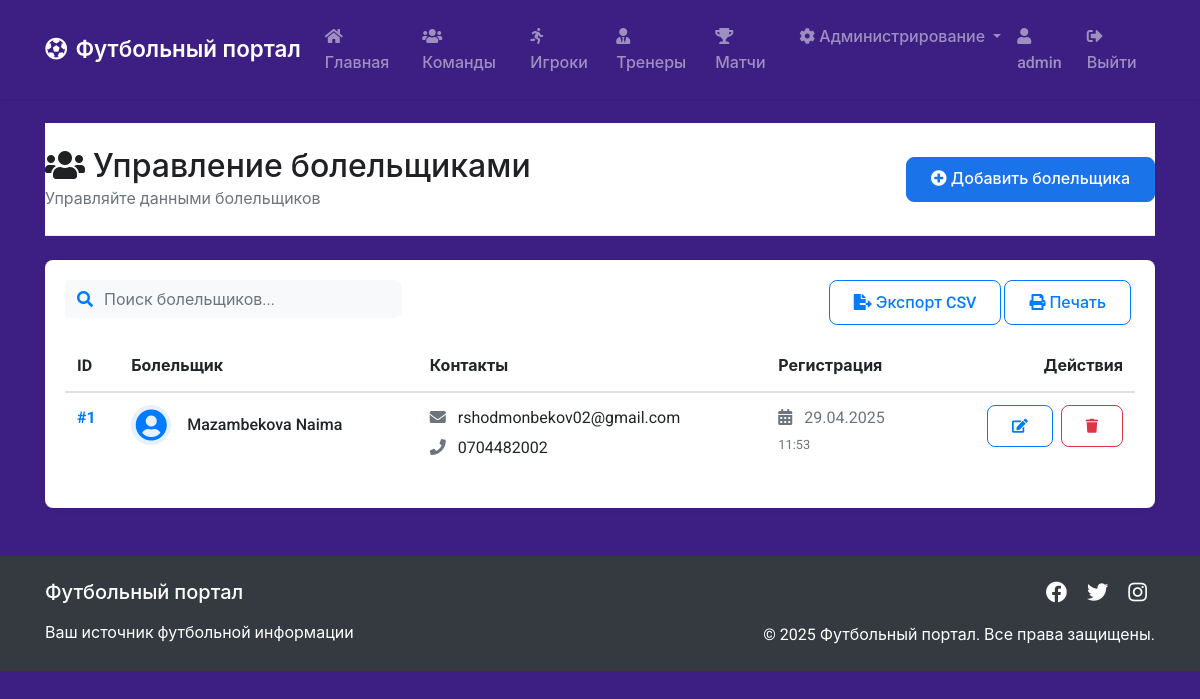
Page /admin/fans (signed in) on the committed database.
### app.py (models this page shows, shortened)
class User(db.Model, UserMixin):
    id = db.Column(db.Integer, primary_key=True)
    username = db.Column(db.String(20), unique=True, nullable=False)
    email = db.Column(db.String(120), unique=True, nullable=False)
    password = db.Column(db.String(60), nullable=False)
    is_admin = db.Column(db.Boolean, default=False)

class Fan(db.Model):
    fan_id = db.Column(db.Integer, primary_key=True)
    first_name = db.Column(db.String(50), nullable=False)
    last_name = db.Column(db.String(50), nullable=False)
    email = db.Column(db.String(120), nullable=False)
    phone = db.Column(db.String(20), nullable=False)
    registration_date = db.Column(db.DateTime, nullable=False, default=datetime.utcnow)

### app.py (the view)
@app.route('/admin/fans')
@login_required
@admin_required
def admin_fans():
    fans = Fan.query.all()
    return render_template('admin/fans.html', title='Управление болельщиками', fans=fans)

### app.py (called while the page is built)
@login_manager.user_loader
def load_user(user_id):
    return User.query.get(int(user_id))

def admin_required(f):
    @wraps(f)
    def decorated_function(*args, **kwargs):
        if not current_user.is_authenticated or not current_user.is_admin:
            flash('Для доступа к этой странице требуются права администратора.', 'danger')
            return redirect(url_for('index'))
        return f(*args, **kwargs)
    return decorated_function

### templates/admin/fans.html (shortened to what this page needs)
{% extends "base.html" %}
{% block content %}
<div class="admin-header mb-4">
    <div class="row align-items-center">
        <div class="col-md-6">
            <h2 class="mb-0">
                <i class="fas fa-users mr-2"></i>Управление болельщиками
            </h2>
            <p class="text-muted mb-0">Управляйте данными болельщиков</p>
        </div>
        <div class="col-md-6 text-md-right mt-3 mt-md-0">
            <a href="{{ url_for('new_fan') }}" class="btn btn-primary">
                <i class="fas fa-plus-circle mr-1"></i>Добавить болельщика
            </a>
        </div>
    </div>
</div>
<div class="row mb-4">
    <div class="col-12">
        <div class="card shadow-sm">
            <div class="card-body">
                <div class="row mb-3">
                    <div class="col-md-4">
                        <div class="search-box">
                            <div class="input-group">
                                <div class="input-group-prepend">
                                    <span class="input-group-text bg-light border-0">
                                        <i class="fas fa-search text-primary"></i>
                                    </span>
                                </div>
                                <input type="text" id="fanSearch" class="form-control border-0 bg-light" placeholder="Поиск болельщиков...">
                            </div>
                        </div>
                    </div>
                    <div class="col-md-8 text-md-right mt-3 mt-md-0">
                        <div class="btn-group" role="group">
                            <button type="button" class="btn btn-outline-primary" id="exportCSV">
                                <i class="fas fa-file-export mr-1"></i>Экспорт CSV
                            </button>
                            <button type="button" class="btn btn-outline-primary" id="printList">
                                <i class="fas fa-print mr-1"></i>Печать
                            </button>
                        </div>
                    </div>
                </div>
                {% if fans %}
                    <div class="table-responsive">
                        <table class="table table-hover" id="fansTable">
                            <thead>
                                <tr>
                                    <th class="border-top-0">ID</th>
                                    <th class="border-top-0">Болельщик</th>
                                    <th class="border-top-0">Контакты</th>
                                    <th class="border-top-0">Регистрация</th>
                                    <th class="border-top-0 text-right">Действия</th>
                                </tr>
                            </thead>
                            <tbody>
                                {% for fan in fans %}
                                    <tr class="fan-row">
                                        <td>
                                            <span class="font-weight-bold text-primary">#{{ fan.fan_id }}</span>
                                        </td>
                                        <td>
                                            <div class="d-flex align-items-center">
                                                <div class="avatar-sm mr-3">
                                                    <i class="fas fa-user-circle fa-2x text-primary"></i>
                                                </div>
                                                <div>
                                                    <h6 class="mb-0">{{ fan.last_name }} {{ fan.first_name }}</h6>
                                                </div>
                                            </div>
                                        </td>
                                        <td>
                                            <div>
                                                <div class="mb-1">
                                                    <i class="fas fa-envelope text-muted mr-2"></i>
                                                    <a href="mailto:{{ fan.email }}" class="text-body">{{ fan.email }}</a>
                                                </div>
                                                <div>
                                                    <i class="fas fa-phone text-muted mr-2"></i>
                                                    <a href="tel:{{ fan.phone }}" class="text-body">{{ fan.phone }}</a>
                                                </div>
                                            </div>
                                        </td>
                                        <td>
                                            <div class="text-muted">
                                                <i class="fas fa-calendar-alt mr-2"></i>
                                                {{ fan.registration_date.strftime('%d.%m.%Y') }}
                                                <br>
                                                <small class="text-muted">
                                                    {{ fan.registration_date.strftime('%H:%M') }}
                                                </small>
                                            </div>
                                        </td>
                                        <td class="text-right">
                                            <a href="{{ url_for('edit_fan', fan_id=fan.fan_id) }}" class="btn btn-sm btn-outline-primary mr-1">
                                                <i class="fas fa-edit"></i>
                                            </a>
                                            <button type="button" class="btn btn-sm btn-outline-danger" data-toggle="modal" data-target="#deleteModal{{ fan.fan_id }}">
                                                <i class="fas fa-trash"></i>
                                            </button>
                                        </td>
                                    </tr>
                                {% endfor %}
                            </tbody>
                        </table>
                    </div>
                {% endif %}
            </div>
        </div>
    </div>
</div>
{% endblock %}

### templates/base.html (shortened to what this page needs)
<!DOCTYPE html>
<html lang="ru">
<head>
    <link rel="stylesheet" href="https://stackpath.bootstrapcdn.com/bootstrap/4.5.2/css/bootstrap.min.css">
    <link rel="stylesheet" href="{{ url_for('static', filename='css/main.css') }}">
    <link rel="stylesheet" href="https://cdnjs.cloudflare.com/ajax/libs/font-awesome/5.15.3/css/all.min.css">
</head>
<body>
    <header>
        <nav class="navbar navbar-expand-lg navbar-dark">
            <div class="container">
                <a class="navbar-brand" href="{{ url_for('index') }}">
                    <i class="fas fa-futbol mr-2"></i>Футбольный портал
                </a>
                <div class="collapse navbar-collapse" id="navbarNav">
                    <ul class="navbar-nav mr-auto">
                        <li class="nav-item">
                            <a class="nav-link" href="{{ url_for('index') }}">
                                <i class="fas fa-home mr-1"></i>Главная
                            </a>
                        </li>
                        <li class="nav-item">
                            <a class="nav-link" href="{{ url_for('teams') }}">
                                <i class="fas fa-users mr-1"></i>Команды
                            </a>
                        </li>
                        <li class="nav-item">
                            <a class="nav-link" href="{{ url_for('players') }}">
                                <i class="fas fa-running mr-1"></i>Игроки
                            </a>
                        </li>
                        <li class="nav-item">
                            <a class="nav-link" href="{{ url_for('coaches') }}">
                                <i class="fas fa-user-tie mr-1"></i>Тренеры
                            </a>
                        </li>
                        <li class="nav-item">
                            <a class="nav-link" href="{{ url_for('matches') }}">
                                <i class="fas fa-trophy mr-1"></i>Матчи
                            </a>
                        </li>
                    </ul>
                    <ul class="navbar-nav">
                        {% if current_user.is_authenticated %}
                            {% if current_user.is_admin %}
                                <li class="nav-item dropdown">
                                    <a class="nav-link dropdown-toggle" href="#" id="adminDropdown" role="button" data-toggle="dropdown" aria-haspopup="true" aria-expanded="false">
                                        <i class="fas fa-cog mr-1"></i>Администрирование
                                    </a>
                                </li>
                            {% endif %}
                            <li class="nav-item">
                                <span class="nav-link">
                                    <i class="fas fa-user mr-1"></i>{{ current_user.username }}
                                </span>
                            </li>
                            <li class="nav-item">
                                <a class="nav-link" href="{{ url_for('logout') }}">
                                    <i class="fas fa-sign-out-alt mr-1"></i>Выйти
                                </a>
                            </li>
                        {% endif %}
                    </ul>
                </div>
            </div>
        </nav>
    </header>
    <main class="container mt-4">
        {% block content %}{% endblock %}
    </main>
    <footer class="bg-dark text-white mt-5 py-4">
        <div class="container">
            <div class="row">
                <div class="col-md-6 text-center text-md-left">
                    <h5 class="mb-3">Футбольный портал</h5>
                    <p class="mb-0">Ваш источник футбольной информации</p>
                </div>
                <div class="col-md-6 text-center text-md-right">
                    <div class="social-links">
                        <a href="#" class="text-white mx-2"><i class="fab fa-facebook fa-lg"></i></a>
                        <a href="#" class="text-white mx-2"><i class="fab fa-twitter fa-lg"></i></a>
                        <a href="#" class="text-white mx-2"><i class="fab fa-instagram fa-lg"></i></a>
                    </div>
                    <p class="mt-3 mb-0">&copy; 2025 Футбольный портал. Все права защищены.</p>
                </div>
            </div>
        </div>
    </footer>
</body>
</html>

### static/css/main.css (style rules this page uses)
:root { --primary-color: #1a73e8; --secondary-color: #34a853; --background-color: #3d1f83; --text-color: #202124; --border-radius: 8px; --transition-speed: 0.3s; }
body { font-family: 'Roboto', -apple-system, BlinkMacSystemFont, 'Segoe UI', Arial, sans-serif; color: var(--text-color); background-color: var(--background-color); line-height: 1.6; }
.navbar { box-shadow: 0 2px 4px rgba(0,0,0,0.1); padding: 1rem 0; }
.navbar-brand { font-weight: 600; font-size: 1.4rem; }
.nav-link { font-weight: 500; transition: color var(--transition-speed); }
.card { border: none; box-shadow: 0 2px 8px rgba(0,0,0,0.1); border-radius: var(--border-radius); transition: transform var(--transition-speed); }
.form-control { border-radius: var(--border-radius); padding: 0.75rem 1rem; border: 1px solid #e0e0e0; transition: border-color var(--transition-speed), box-shadow var(--transition-speed); }
.btn { padding: 0.6rem 1.5rem; font-weight: 500; border-radius: var(--border-radius); transition: all var(--transition-speed); }
.btn-primary { background-color: var(--primary-color); border-color: var(--primary-color); }
footer { background: #202124; margin-top: 4rem !important; padding: 2rem 0 !important; }

### templates/admin/fans.html (style rules this page uses)
.admin-header { background-color: #fff; padding: 1.5rem 0; border-bottom: 1px solid #e9ecef; }
.avatar-sm { width: 40px; height: 40px; display: flex; align-items: center; justify-content: center; border-radius: 50%; background-color: rgba(26, 115, 232, 0.1); }
.search-box .form-control { padding-left: 0; }
.search-box .input-group-text { border-right: none; }
.fan-row { transition: background-color var(--transition-speed); }
.btn-group .btn { border-radius: var(--border-radius) !important; margin: 0 0.25rem; }

### rows in the picture
User: username "admin"
Fan: fan_id "1", last_name "Mazambekova", first_name "Naima", email "rshodmonbekov02@gmail.com", phone "0704482002", registration_date "29.04.2025", registration_date "11:53"
